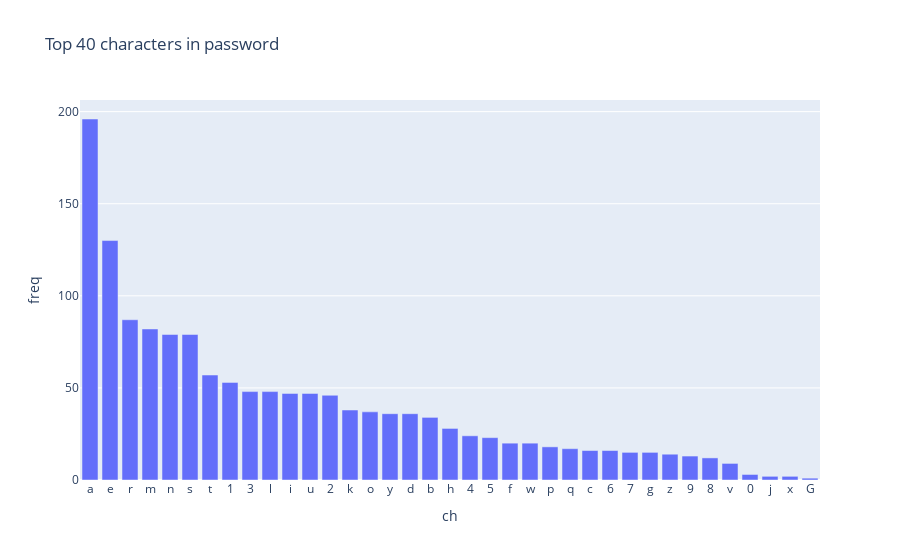

The notebook cell saved with this chart:
### Code cell
px.bar(dfreq.nlargest(40, 'freq'), x='ch', y='freq', title='Top 40 characters in password')

### Figure 1 — Plotly figure (JSON) as saved in the notebook; plotly's stock layout.template omitted (floating-point values rounded to 4 significant figures)
{"data": [{"alignmentgroup": "True", "hovertemplate": "ch=%{x}<br>freq=%{y}<extra></extra>", "legendgroup": "", "marker": {"color": "#636efa", "pattern": {"shape": ""}}, "name": "", "offsetgroup": "", "orientation": "v", "showlegend": false, "textposition": "auto", "type": "bar", "x": ["a", "e", "r", "m", "n", "s", "t", "1", "3", "l", "i", "u", "2", "k", "o", "y", "d", "b", "h", "4", "5", "f", "w", "p", "q", "c", "6", "7", "g", "z", "9", "8", "v", "0", "j", "x", "G"], "xaxis": "x", "y": [196, 130, 87, 82, 79, 79, 57, 53, 48, 48, 47, 47, 46, 38, 37, 36, 36, 34, 28, 24, 23, 20, 20, 18, 17, 16, 16, 15, 15, 14, 13, 12, 9, 3, 2, 2, 1], "yaxis": "y"}], "layout": {"barmode": "relative", "legend": {"tracegroupgap": 0}, "title": {"text": "Top 40 characters in password"}, "xaxis": {"anchor": "y", "domain": [0, 1], "title": {"text": "ch"}}, "yaxis": {"anchor": "x", "domain": [0, 1], "title": {"text": "freq"}}}}
